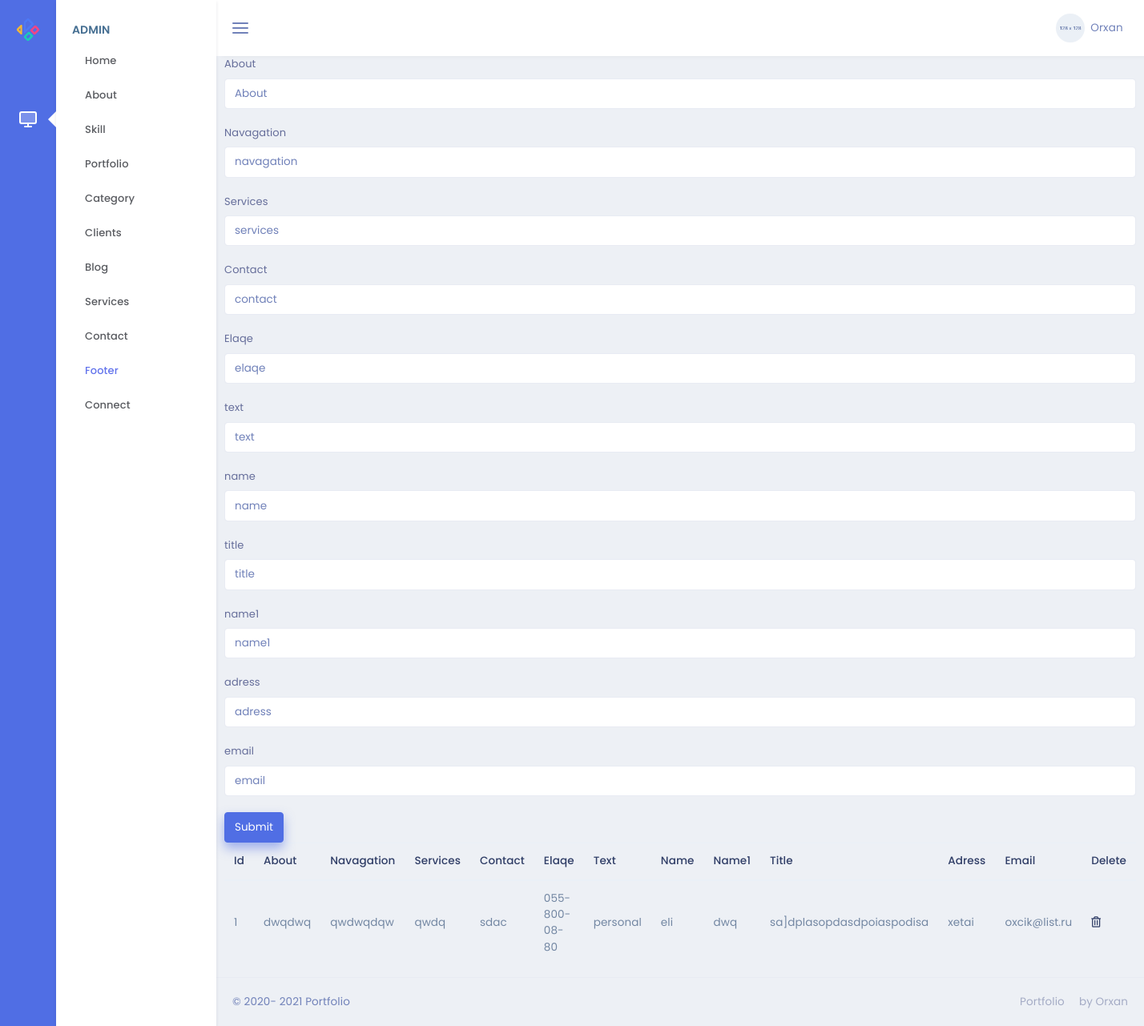
The app's page /admin/footer with its own data.
### models.py (models this page shows)
class Footer(db.Model):
    id=db.Column(db.Integer,primary_key=True)
    about=db.Column(db.String(55))
    navagation=db.Column(db.String(155))
    services=db.Column(db.String(255))
    contact=db.Column(db.String(255))
    elaqe=db.Column(db.String(255))
    text=db.Column(db.String(255))
    name=db.Column(db.String(255))
    name1=db.Column(db.String(255))
    title=db.Column(db.String(255))
    adress=db.Column(db.String(255))
    email=db.Column(db.String(255))

### admin/routes.py (the view, shortened to what this page needs)
@admin.route('/footer' , methods=["POST" , "GET"])
def footerpages():
    ftr=Footer.query.all()
    return render_template('admin/Footer/footer.html',ftr=ftr)

### admin/templates/admin/Footer/footer.html
{% extends "admin/base.html" %}
{% block content %}
<form action="/admin/footer" method="POST">
    <div class="form-group">
        <label for="about">About</label>
        <input type="text" class="form-control" name="about" id="about" placeholder="About">
    </div>
    <div class="form-group">
        <label for="navagation">Navagation</label>
        <input type="navagation" class="form-control" name="navagation" id="navagation" placeholder="navagation">
    </div>
    <div class="form-group">
        <label for="services">Services</label>
        <input type="services" class="form-control" name="services" id="services" placeholder="services">
    </div>
    <div class="form-group">
        <label for="contact">Contact</label>
        <input type="contact" class="form-control" name="contact" id="contact" placeholder="contact">
    </div>
    <div class="form-group">
        <label for="elaqe">Elaqe</label>
        <input type="text" class="form-control" name="elaqe" id="elaqe" placeholder="elaqe">
    </div>
    <div class="form-group">
        <label for="text">text</label>
        <input type="text" class="form-control" name="text" id="text" placeholder="text">
    </div>
    <div class="form-group">
        <label for="name">name</label>
        <input type="text" class="form-control" name="name" id="name" placeholder="name">
    </div>
    <div class="form-group">
        <label for="title">title</label>
        <input type="text" class="form-control" name="title" id="title" placeholder="title">
    </div>
    <div class="form-group">
        <label for="name1">name1</label>
        <input type="text" class="form-control" name="name1" id="name1" placeholder="name1">
    </div>
    <div class="form-group">
        <label for="adress">adress</label>
        <input type="text" class="form-control" name="adress" id="adress" placeholder="adress">
    </div>
    <div class="form-group">
        <label for="email">email</label>
        <input type="email" class="form-control" name="email" id="email" placeholder="email">
    </div>
    <button type="submit" class="btn btn-primary">Submit</button>
</form>
<table class="table">
    <thead>
        <tr>
            <th scope="col">Id</th>
            <th scope="col">About</th>
            <th scope="col">Navagation</th>
            <th scope="col">Services</th>
            <th scope="col">Contact</th>
            <th scope="col">Elaqe</th>
            <th scope="col">Text</th>
            <th scope="col">Name</th>
            <th scope="col">Name1</th>
            <th scope="col">Title</th>
            <th scope="col">Adress</th>
            <th scope="col">Email</th>
            <th scope="col">Delete</th>
        </tr>
    </thead>
    <tbody>
        {% for i in ftr %}
        <tr>
            <td>{{i.id}}</td>
            <td>{{i.about}}</td>
            <td>{{i.navagation}}</td>
            <td>{{i.services}}</td>
            <td>{{i.contact}}</td>
            <td>{{i.elaqe}}</td>
            <td>{{i.text}}</td>
            <td>{{i.name}}</td>
            <td>{{i.name1}}</td>
            <td>{{i.title}}</td>
            <td>{{i.adress}}</td>
            <td>{{i.email}}</td>
            <td><a href="/admin/footer/{{i.id}}"><i class="far fa-trash-alt"></i></a></td>
        </tr>
        {% endfor %}
    </tbody>
</table>
{% endblock %}

### records on screen
Footer: id "1", about "dwqdwq", navagation "qwdwqdqw", services "qwdq", contact "sdac", elaqe "055-800-08-80", text "personal", name "eli", name1 "dwq", title "sa]dplasopdasdpoiaspodisa", adress "xetai", email "oxcik@list.ru"
